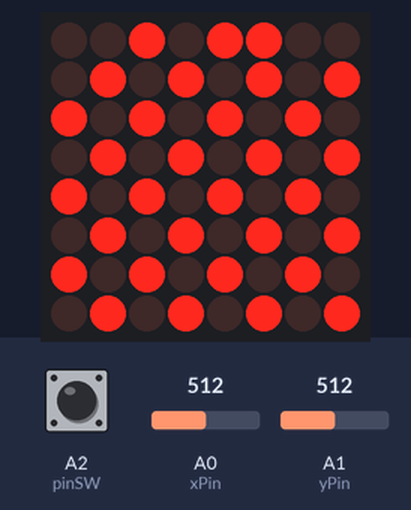
The sketch below on a simulated Arduino Uno, built with avr-gcc and run on an emulated ATmega328P. Shown: 8×8 LED matrix. Inputs (shaded band) come from the test bench; at power-on: A0 (xPin) = 512, A1 (yPin) = 512, A2 (pinSW) HIGH. EEPROM starts erased; what the sketch prints to the serial monitor is not drawn.

Above: at 0.6 s.
1.3 s: A0 (xPin) set to 585
3.1 s: A0 (xPin) set to 614
At 3.35 s:
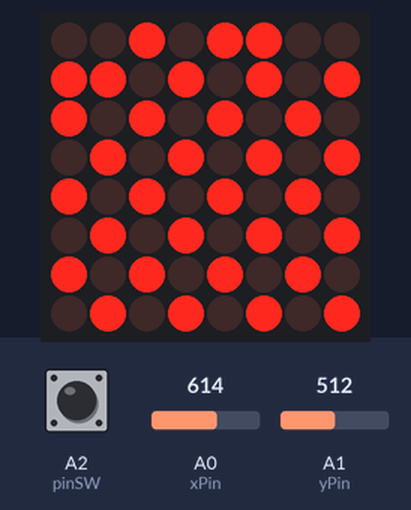
6.1 s: A0 (xPin) set to 216
7.9 s: A0 (xPin) set to 187
At 8.15 s:
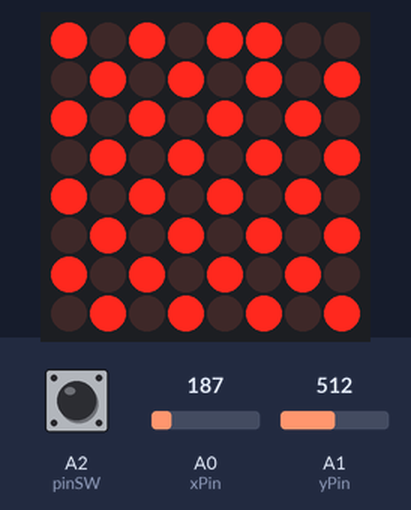
10.9 s: A1 (yPin) set to 215
12.7 s: A1 (yPin) set to 192
At 12.95 s:
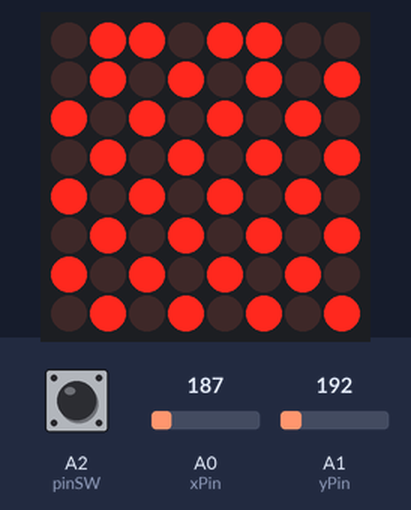
Timing chart, 0 to 15.7 s (numbered marks = the images above; inputs shaded):
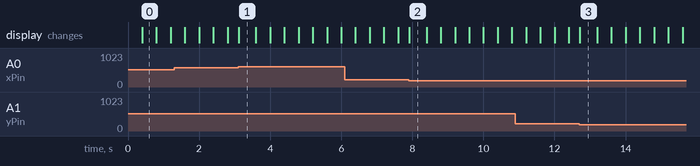

Measured:
- the behaviour switches between 600 and 601 on A0 (xPin) (found by bisection; images 0 and 1)
- the behaviour switches between 200 and 199 on A0 (xPin) (found by bisection; images 1 and 2)
- the behaviour switches between 200 and 199 on A1 (yPin) (found by bisection; images 2 and 3)
- after the input at 3.1 s, the display: changes at once (image 1)
- after the input at 7.9 s, the display: changes at once (image 2)
- after the input at 12.7 s, the display: changes at once (image 3)
- what the display in image 0 shows lasts 0.4 s, from 0.4 s to 0.8 s

The sketch:

Homework6.ino
```cpp
#include "LedControl.h"
#include <EEPROM.h>

const int dinPin = 12;
const int clockPin = 11;
const int loadPin = 10;
//controller
const int xPin = A0;
const int yPin = A1;
const int pinSW = A2;


LedControl lc = LedControl(dinPin, clockPin, loadPin, 1);
int selectedMap = 0;
byte matrixBrightness = 2;

const int numMaps = 3;  // Number of matrix maps to do more and select random
byte matrixMap[numMaps][8][8] = {
  {
    {1, 0, 1, 1, 0, 0, 1, 0},
    {1, 1, 0, 1, 0, 1, 1, 0},
    {0, 1, 1, 1, 0, 1, 0, 0},
    {1, 1, 0, 1, 0, 1, 1, 0},
    {0, 1, 1, 0, 0, 1, 0, 1},
    {0, 1, 0, 1, 1, 1, 0, 0},
    {1, 0, 0, 0, 1, 0, 1, 1},
    {0, 0, 0, 1, 1, 0, 0, 0}
  },
  {
    {1, 0, 1, 0, 1, 1, 0, 0},
    {0, 1, 0, 1, 0, 1, 0, 1},
    {1, 0, 1, 0, 1, 0, 1, 0},
    {0, 1, 0, 1, 0, 1, 0, 1},
    {1, 0, 1, 0, 1, 0, 1, 0},
    {0, 1, 0, 1, 0, 1, 0, 1},
    {1, 0, 1, 0, 1, 0, 1, 0},
    {0, 1, 0, 1, 0, 1, 0, 1}
  },
  {
    {1, 0, 0, 1, 0, 1, 0, 1},
    {0, 1, 1, 0, 1, 0, 1, 0},
    {1, 0, 1, 0, 0, 1, 0, 1},
    {0, 1, 1, 1, 1, 0, 1, 0},
    {1, 0, 1, 0, 1, 0, 1, 0},
    {0, 1, 0, 1, 0, 1, 0, 1},
    {1, 0, 1, 0, 1, 0, 1, 0},
    {0, 1, 0, 1, 0, 1, 0, 1}
  }
};

byte matrixSize = 8;
byte xPos = 0;
byte yPos = 0;
byte xLastPos = 0;
byte yLastPos = 0;

const int minThreshold = 200;
const int maxThreshold = 600;

const byte moveInterval = 100;
unsigned long long lastMoved = 0;
bool matrixChanged = true;

int xLast;
int yLast;

void setup() {
  Serial.begin(9600);
  lc.shutdown(0, false);
  lc.setIntensity(0, matrixBrightness);
  lc.clearDisplay(0);
  pinMode(pinSW, INPUT_PULLUP);
  selectedMap = EEPROM.read(0);
  selectedMap = (selectedMap + 1) % numMaps;
  EEPROM.write(0, selectedMap);

  Serial.println(selectedMap);

  matrixMap[selectedMap][xPos][yPos] = 1;

  updateMatrix();
}

  boolean buttonState = false;
  boolean exist = false;
  int xBlink = -1;
  int yBlink = -1;
  int lastPositionSetTime;

void loop() {
  boolean currentButtonState = digitalRead(pinSW);

  if (currentButtonState == LOW) {
    buttonState = !buttonState;
  }

  if (millis() - lastMoved >= moveInterval) {
    xLast = xPos;
    yLast = yPos;
    updatePositions();

    if ((xLast != xPos || yLast != yPos) && buttonState == true) {
      Serial.print("X: ");
      Serial.println(xLast);
      Serial.print("Y: ");
      Serial.println(yLast);

      matrixMap[selectedMap][xLast][yLast] = 1;
      lc.setLed(1, xLast, yLast, matrixMap[selectedMap][xLast][yLast]);

      lastPositionSetTime = millis();

      exist = true;
      xBlink = xLast;
      yBlink = yLast;
      buttonState = false;
    }
    lastMoved = millis();
  }

  if (exist) {
    blinkFast(xBlink, yBlink);
  }

if (exist && millis() - lastPositionSetTime >= 3000) {
    matrixMap[selectedMap][xBlink][yBlink] = 0;
    lc.setLed(1, xBlink, yBlink, matrixMap[selectedMap][xBlink][yBlink]);

    if (xBlink > 0) {
      matrixMap[selectedMap][xBlink - 1][yBlink] = 0;
      lc.setLed(1, xBlink - 1, yBlink, matrixMap[selectedMap][xBlink - 1][yBlink]);
    }

    if (xBlink < (8 - 1)) {
      matrixMap[selectedMap][xBlink + 1][yBlink] = 0;
      lc.setLed(1, xBlink + 1, yBlink, matrixMap[selectedMap][xBlink + 1][yBlink]);
    }

    if (yBlink > 0) {
      matrixMap[selectedMap][xBlink][yBlink - 1] = 0;
      lc.setLed(1, xBlink, yBlink - 1, matrixMap[selectedMap][xBlink][yBlink - 1]);
    }

    if (yBlink < (8 - 1)) {
      matrixMap[selectedMap][xBlink][yBlink + 1] = 0;
      lc.setLed(1, xBlink, yBlink + 1, matrixMap[selectedMap][xBlink][yBlink + 1]);
    }

     if ((xBlink > 0) && (yBlink > 0)) {
      matrixMap[selectedMap][xBlink - 1][yBlink - 1] = 0;
      lc.setLed(1, xBlink - 1, yBlink - 1, matrixMap[selectedMap][xBlink - 1][yBlink - 1]);
     }

     if ((xBlink < (8 - 1)) && (yBlink < (8 - 1))) {
      matrixMap[selectedMap][xBlink + 1][yBlink + 1] = 0;
      lc.setLed(1, xBlink + 1, yBlink + 1, matrixMap[selectedMap][xBlink + 1][yBlink + 1]);
     }

     if ((xBlink > 0) && (yBlink < (8 - 1))) {
      matrixMap[selectedMap][xBlink - 1][yBlink + 1] = 0;
      lc.setLed(1, xBlink - 1, yBlink + 1, matrixMap[selectedMap][xBlink - 1][yBlink + 1]);
     }

     if ((xBlink < (8 - 1)) && (yBlink > 0)) {
      matrixMap[selectedMap][xBlink + 1][yBlink - 1] = 0;
      lc.setLed(1, xBlink + 1, yBlink - 1, matrixMap[selectedMap][xBlink + 1][yBlink - 1]);
     }

    exist = false;
    updateMatrix();
}


  if (matrixChanged) {
    updateMatrix();
    matrixChanged = false;
  }

  blink(xPos, yPos);
}

void updateMatrix() {
  for (int row = 0; row < matrixSize; row++) {
    for (int col = 0; col < matrixSize; col++) {
      lc.setLed(0, row, col, matrixMap[selectedMap][row][col]);
    }
  }
}

void updatePositions() {
  int xValue = analogRead(xPin);
  int yValue = analogRead(yPin);
  int hasMoved = false;
  byte newXPos = xPos;
  byte newYPos = yPos;

  if (xValue < minThreshold && newXPos > 0 && hasMoved == false) {
    newXPos--;
    hasMoved = true;
  } else if (xValue > maxThreshold && newXPos < matrixSize - 1 && hasMoved == false) {
    newXPos++;
        hasMoved = true;

  }

  if (yValue < minThreshold && newYPos < matrixSize - 1 && hasMoved == false) {
    newYPos++;    hasMoved = true;

  } else if (yValue > maxThreshold && newYPos > 0 && hasMoved == false) {
    newYPos--;    hasMoved = true;

  }

  if (matrixMap[selectedMap][newXPos][newYPos] == 0) {
    matrixChanged = true;
    matrixMap[selectedMap][xPos][yPos] = 0;
    matrixMap[selectedMap][newXPos][newYPos] = 1;
    xLastPos = xPos;
    yLastPos = yPos;
    xPos = newXPos;
    yPos = newYPos;
  }
}

void blink(byte x, byte y ) {
  static unsigned long lastBlinkTime = 0;
  static bool isOn = true;
  static unsigned blinkInterval = 400;
  if (millis() - lastBlinkTime >= blinkInterval) {
    isOn = !isOn;
    lc.setLed(0, x, y, isOn);

    lastBlinkTime = millis();
  }
}
void blinkFast(byte x, byte y) {
  static unsigned long lastBlinkTime = 0;
  static bool isOn = true;
  static unsigned blinkInterval = 200;
  if (millis() - lastBlinkTime >= blinkInterval) {
    isOn = !isOn;
    lc.setLed(0, x, y, isOn);

    lastBlinkTime = millis();
  }
}
```
